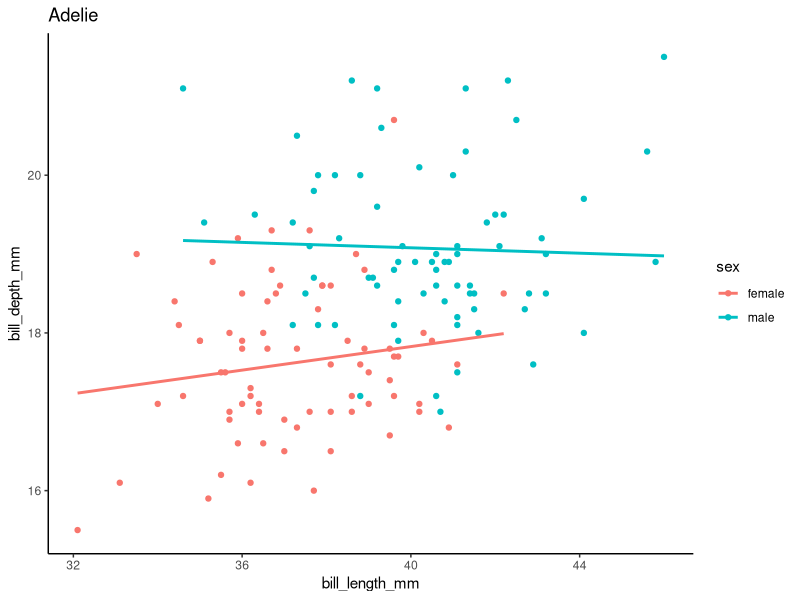
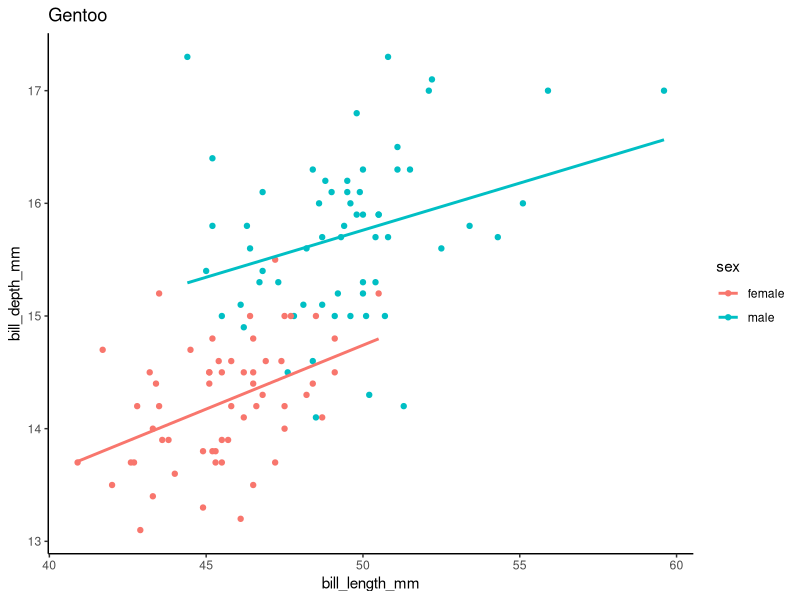
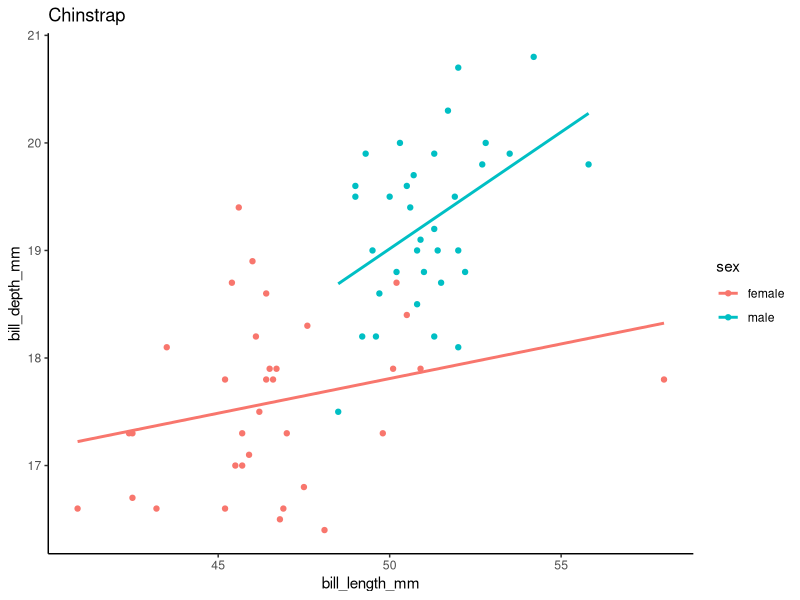
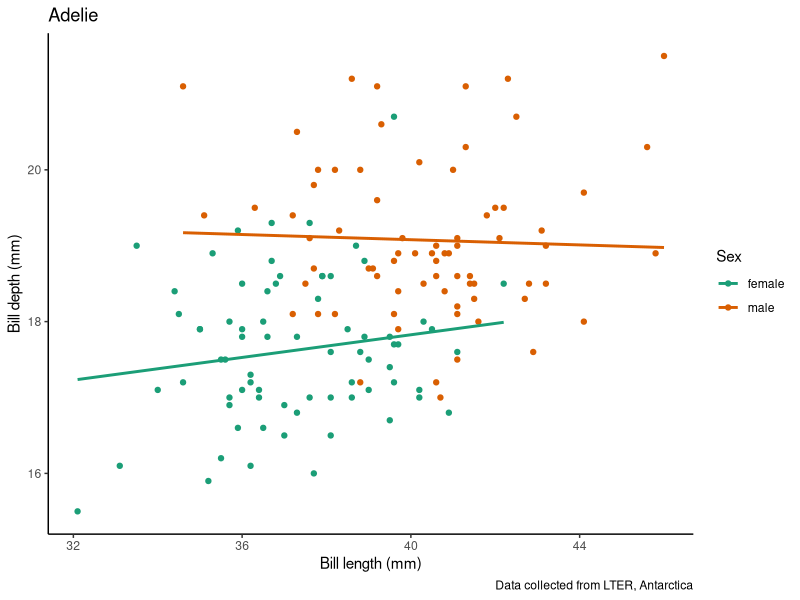
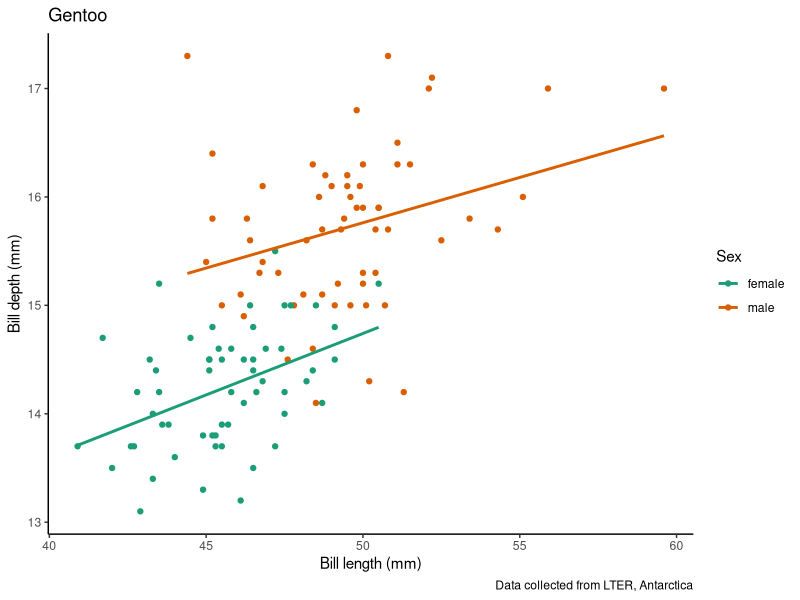
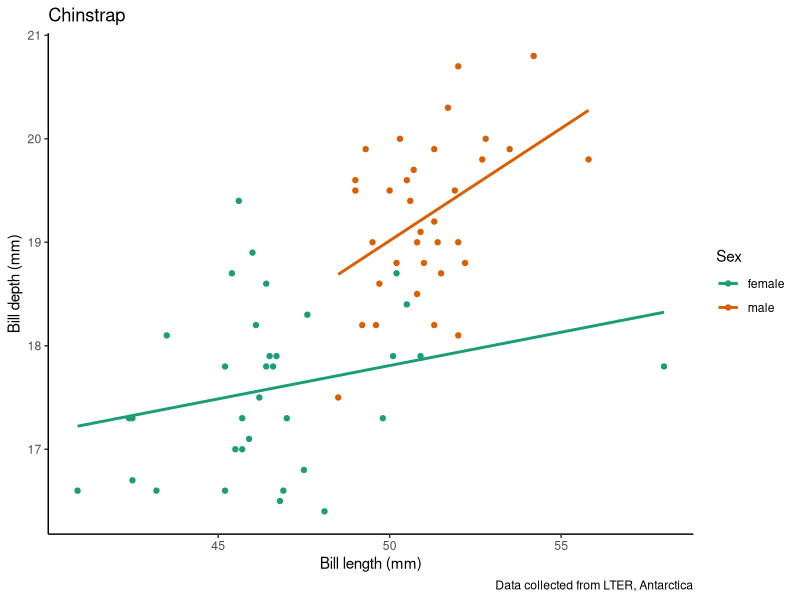
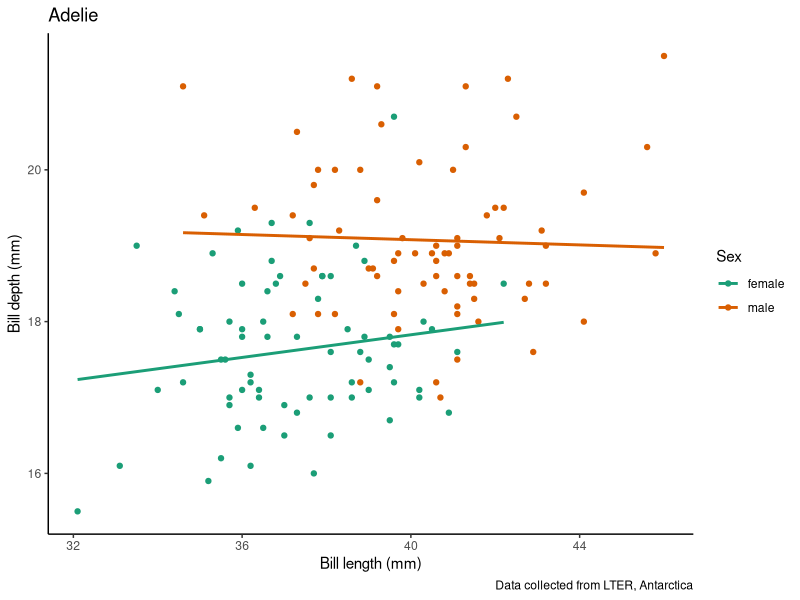
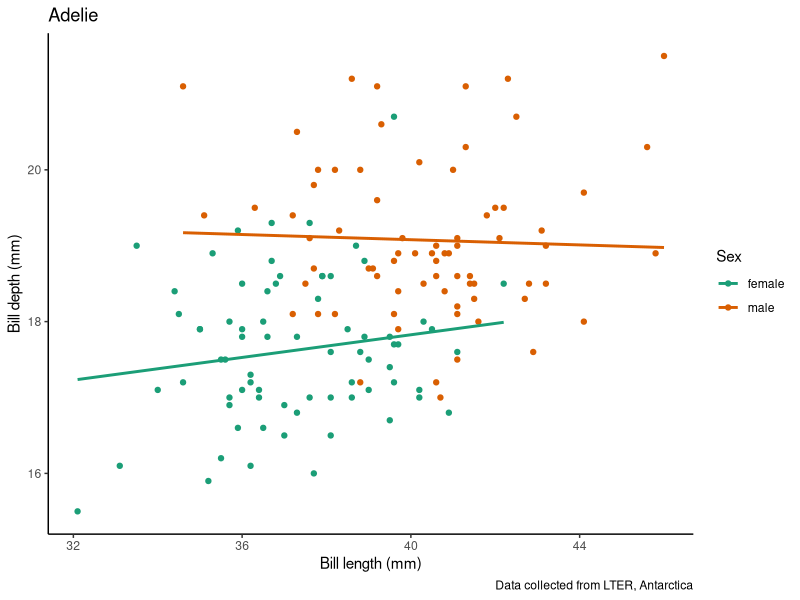

Source code (R) for these figures, in order:
## ---- chunk 1
library(tidyverse) # for wrangling and everything
library(palmerpenguins) # for penguins data
library(glue) # for easy pasting of names
## ---- chunk 2
for (some_value in 1:5) {
  print(some_value * 2)
}
## ---- chunk 3
# iteration 1
some_value <- 1
print(some_value * 2)

# iteration 2
some_value <- 2
print(some_value * 2)

# iteration 3
some_value <- 3
print(some_value * 2)

# iteration 4
some_value <- 4
print(some_value * 2)

# iteration 5
some_value <- 5
print(some_value * 2)
## ---- chunk 4
for (some_value in 1:5) {
  print(some_value * 2)
}
## ---- chunk 5
some_value
## ---- chunk 6
# multiply each element of the vector 1:5 by 2
1:5 * 2
## ---- chunk 7
# create a vector of the names of my special flowers
my_special_flowers <- c("dahlias", "roses", "ranunculus")

# use a for loop to print this message for each flower
for (flower in my_special_flowers) {
  print(glue("I really like {flower}"))
}
## ---- chunk 8
# a vector of solanaceous vegetables
my_vegetables <- c("Tomato", "Potato", "Pepper", "Eggplant")

for (vegetable in my_vegetables) {
# if the vegetable is tomato, print this message  
  if (vegetable == "Tomato") {
    print(glue("{vegetable} is my favorite Solanaceae vegetable"))
  }
# if the vegetable is anything else, print this message  
  else {
    print(glue("{vegetable} is a perfectly fine Solanaceae vegetable"))
  }
}
## ---- chunk 9
# create your vector of numbers to iterate over
my_vector <- c(-5, -3, 2, 4, 7)

# use a for loop to do the iterating
for (number in my_vector) {
  print(abs(number))
}
## ---- chunk 10
# create a vector that has all the penguin species names
penguin_species <- unique(penguins$species)

for (focal_species in penguin_species) {
# filter your df for each focal_species  
  one_penguin_species <- penguins |> 
    filter(species == focal_species) |> 
    drop_na() 
  
# plot
  plot <- one_penguin_species |> 
    ggplot(aes(x = bill_length_mm, y = bill_depth_mm, color = sex)) +
    geom_point() + 
    geom_smooth(method = "lm", # use a linear model
                se = FALSE) + # turn off confidence interval
    labs(title = focal_species) + # put the species name as the title
    theme_classic() 

# print the plot
  print(plot)
}

## ---- chunk 11
for (focal_species in penguin_species) {
# filter your df for each focal_species  
  one_penguin_species <- penguins |> 
    filter(species == focal_species) |> 
    drop_na() 
  
# plot
  plot <- one_penguin_species |> 
    ggplot(aes(x = bill_length_mm, y = bill_depth_mm, color = sex)) +
    geom_point() + 
    geom_smooth(method = "lm", # use a linear model
                se = FALSE) + # turn off confidence interval
    scale_color_brewer(palette = "Dark2") +
    labs(title = focal_species, # put the species name as the title
         x = "Bill length (mm)",
         y = "Bill depth (mm)",
         color = "Sex", 
         caption = "Data collected from LTER, Antarctica") + 
    theme_classic() 

# print the plot
  print(plot)
  
}

## ---- chunk 12
for (focal_species in penguin_species) {
# filter your df for each focal_species  
  one_penguin_species <- penguins |> 
    filter(species == focal_species) |> 
    drop_na() 
  
# plot
  plot <- one_penguin_species |> 
    ggplot(aes(x = bill_length_mm, y = bill_depth_mm, color = sex)) +
    geom_point() + 
    geom_smooth(method = "lm", # use a linear model
                se = FALSE) + # turn off confidence interval
    scale_color_brewer(palette = "Dark2") +
    labs(title = focal_species, # put the species name as the title
         x = "Bill length (mm)",
         y = "Bill depth (mm)",
         color = "Sex", 
         caption = "Data collected from LTER, Antarctica") + 
    theme_classic() 

# save the plots
  filename <- glue("figs/{focal_species}_bill-dimensions.png") # create filename
  ggsave(filename, plot) # save the plot to file
}
## ---- chunk 13

## ---- chunk 14
mm_to_inch <- function(value_in_mm) {
  value_in_mm * 0.0393701 # code to convert from mm to inch
}
## ---- chunk 15
mm_to_inch(value_in_mm = 100)
## ---- chunk 16
mm_to_inch(100)
## ---- chunk 17
mm_to_inch(penguins$bill_length_mm)
## ---- chunk 18
penguins |> 
  mutate(bill_length_inch = mm_to_inch(bill_length_mm))
## ---- chunk 19
# calculate the coefficient of variation by 
# dividing the standard deviation by the mean
cv <- function(x) {
        (sd(x)/mean(x))
}
## ---- chunk 20
calculate_bmi <- function(weight_kg, height_cm) {
  weight_kg/(height_cm/100)^2
}
## ---- chunk 21
calculate_bmi(weight_kg = 80, height_cm = 180)
## ---- chunk 22
# this is wrong
calculate_bmi(180, 80)
## ---- chunk 23
# this is better
calculate_bmi(height_cm = 180, weight_kg = 80)
## ---- chunk 24
degF_to_degC <- function(deg_F) {
  (deg_F - 32) * (5/9)
}

degC_to_degF <- function(deg_C) {
  (deg_C * (9/5)) + 32
}
## ---- chunk 25
degF_to_degC(deg_F = 32)

degF_to_degC(deg_F = 100)

degC_to_degF(deg_C = 0)

degC_to_degF(deg_C = -40)
## ---- chunk 26
species_bill_plotting <- function(focal_species) {
    penguins |> 
    filter(species == focal_species) |> 
    drop_na() |> 
    ggplot(aes(x = bill_length_mm, y = bill_depth_mm, color = sex)) +
    geom_point() + 
    geom_smooth(method = "lm", # use a linear model
                se = FALSE) + # turn off confidence interval
    scale_color_brewer(palette = "Dark2") +
    labs(title = focal_species, # put the species name as the title
         x = "Bill length (mm)",
         y = "Bill depth (mm)",
         color = "Sex", 
         caption = "Data collected from LTER, Antarctica") + 
    theme_classic() 
}
## ---- chunk 27
species_bill_plotting("Adelie")
## ---- chunk 28
for (focal_species in penguin_species) {
  # pass each focal species to the species_bill_plotting function
  species_bill_plotting(focal_species)

# save the plots
  filename <- glue("figs/{focal_species}_bill-dimensions.png") # create filename
  ggsave(filename, plot) # save the plot to file
}
## ---- chunk 29

